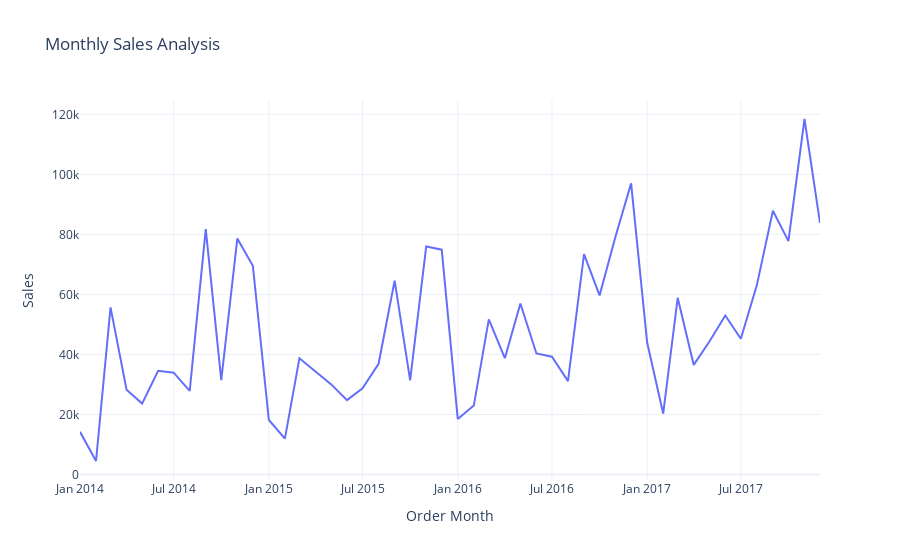

Write notebook code for a chart like this one.
### Code cell
sales_by_month = data.groupby('Order Month')['Sales'].sum().reset_index()
fig = px.line(sales_by_month, 
              x='Order Month', 
              y='Sales', 
              title='Monthly Sales Analysis')
fig.show()

### Figure 1 — Plotly figure (JSON) as saved in the notebook; plotly's stock layout.template omitted (floating-point values rounded to 4 significant figures)
{"data": [{"hovertemplate": "Order Month=%{x}<br>Sales=%{y}<extra></extra>", "legendgroup": "", "line": {"color": "#636efa", "dash": "solid"}, "marker": {"symbol": "circle"}, "mode": "lines", "name": "", "orientation": "v", "showlegend": false, "type": "scatter", "x": ["2014-01", "2014-02", "2014-03", "2014-04", "2014-05", "2014-06", "2014-07", "2014-08", "2014-09", "2014-10", "2014-11", "2014-12", "2015-01", "2015-02", "2015-03", "2015-04", "2015-05", "2015-06", "2015-07", "2015-08", "2015-09", "2015-10", "2015-11", "2015-12", "2016-01", "2016-02", "2016-03", "2016-04", "2016-05", "2016-06", "2016-07", "2016-08", "2016-09", "2016-10", "2016-11", "2016-12", "2017-01", "2017-02", "2017-03", "2017-04", "2017-05", "2017-06", "2017-07", "2017-08", "2017-09", "2017-10", "2017-11", "2017-12"], "xaxis": "x", "y": [14240.0, 4520.0, 55690.0, 28300.0, 23650.0, 34600.0, 33950.0, 27910.0, 81780.0, 31450.0, 78630.0, 69550.0, 18170.0, 11950.0, 38730.0, 34200.0, 30130.0, 24800.0, 28770.0, 36900.0, 64600.0, 31400.0, 75970.0, 74920.0, 18540.0, 22980.0, 51720.0, 38750.0, 56990.0, 40340.0, 39260.0, 31120.0, 73410.0, 59690.0, 79410.0, 97000.0, 43970.0, 20300.0, 58870.0, 36520.0, 44260.0, 52980.0, 45260.0, 63120.0, 87870.0, 77780.0, 118400.0, 83830.0], "yaxis": "y"}], "layout": {"legend": {"tracegroupgap": 0}, "title": {"text": "Monthly Sales Analysis"}, "xaxis": {"anchor": "y", "domain": [0, 1], "title": {"text": "Order Month"}}, "yaxis": {"anchor": "x", "domain": [0, 1], "title": {"text": "Sales"}}}}
